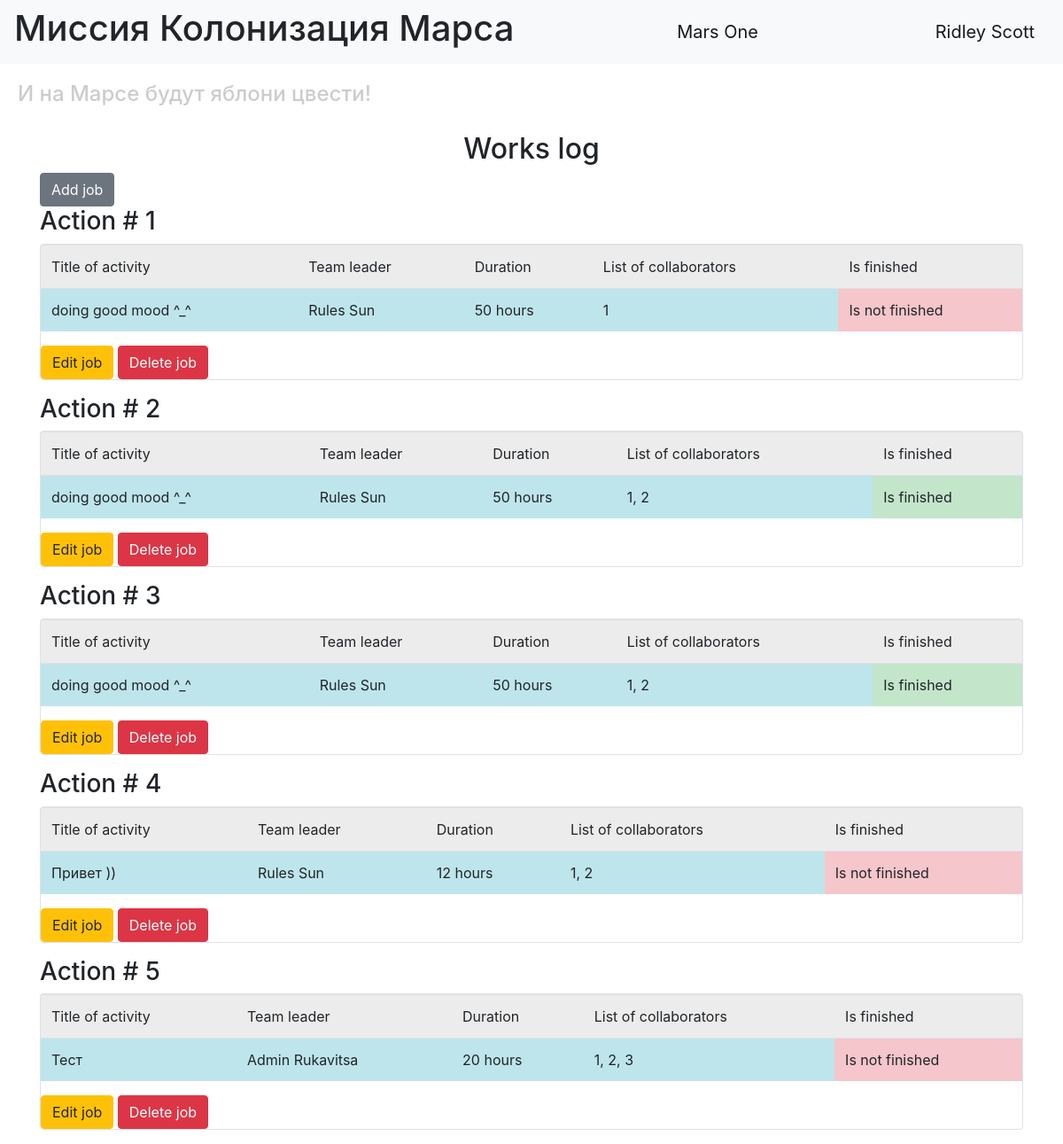
Page /index (signed in) on the committed database.
### data/users.py (models this page shows, shortened)
class User(SqlAlchemyBase, UserMixin, SerializerMixin):
    __tablename__ = 'users'
    id = sqlalchemy.Column(sqlalchemy.Integer,
                           primary_key=True, autoincrement=True)
    surname = sqlalchemy.Column(sqlalchemy.String, nullable=True)
    name = sqlalchemy.Column(sqlalchemy.String, nullable=True)
    age = sqlalchemy.Column(sqlalchemy.Integer)
    position = sqlalchemy.Column(sqlalchemy.String, nullable=True)
    speciality = sqlalchemy.Column(sqlalchemy.String, nullable=True)
    address = sqlalchemy.Column(sqlalchemy.String, nullable=True)
    email = sqlalchemy.Column(sqlalchemy.String,
                              index=True, unique=True, nullable=True)
    hashed_password = sqlalchemy.Column(sqlalchemy.String, nullable=True)
    modified_date = sqlalchemy.Column(sqlalchemy.DateTime)
    city_from = sqlalchemy.Column(sqlalchemy.String)

### data/jobs.py (models this page shows)
class Jobs(SqlAlchemyBase, UserMixin, SerializerMixin):
    __tablename__ = 'jobs'
    id = sqlalchemy.Column(sqlalchemy.Integer,
                           primary_key=True, autoincrement=True)
    team_leader = sqlalchemy.Column(sqlalchemy.Integer,
                                    sqlalchemy.ForeignKey("users.id"))
    user = orm.relation('User')
    job = sqlalchemy.Column(sqlalchemy.String, nullable=True)
    work_size = sqlalchemy.Column(sqlalchemy.Integer)
    collaborators = sqlalchemy.Column(sqlalchemy.String)
    start_date = sqlalchemy.Column(sqlalchemy.DateTime,
                                   default=datetime.datetime.now)
    end_date = sqlalchemy.Column(sqlalchemy.DateTime)
    is_finished = sqlalchemy.Column(sqlalchemy.Boolean, default=False)

### main.py (the view)
@app.route('/')
@app.route('/index')
def index():
    session = db_session.create_session()
    jobs = session.query(Jobs)
    name, surname = [], []
    for job in jobs:
        for el in session.query(User).filter_by(id=job.team_leader):
            name.append(el.name)
            surname.append(el.surname)
    return render_template("index.html", jobs=jobs, name=name, surname=surname)

### data/db_session.py (called while the page is built)
def create_session() -> Session:
    global __factory
    return __factory()

### main.py (called while the page is built)
@login_manager.user_loader
def load_user(user_id):
    session = db_session.create_session()
    return session.query(User).get(user_id)

### templates/index.html
{% extends "base.html" %}
{% block content %}
<h2 align="center">Works log</h2>
{% if current_user.is_authenticated %}
    <a href="addjob" class="btn btn-secondary">Add job</a>
{% endif %}
{% for item in jobs %}
<h3>Action # {{ loop.index }}</h3>
<div class="col-md6 border rounded">
    <table class="table">
        <tr>
            <td class="table-active">Title of activity</td>
            <td class="table-active">Team leader</td>
            <td class="table-active">Duration</td>
            <td class="table-active">List of collaborators</td>
            <td class="table-active">Is finished</td>
        </tr>
      <tr>
        <td class="table-info">{{ item.job }}</td>
          <td class="table-info">{{ name[loop.index0] }} {{ surname[loop.index0] }}</td>
          <td class="table-info">{{ item.work_size }} hours</td>
          <td class="table-info">{{ item.collaborators }}</td>
          {% if item.is_finished %}
          <td class="table-success"> Is finished</td>
          {% else %}
          <td class="table-danger"> Is not finished</td>
          {% endif %}
      </tr>
    </table>
    {% if current_user.is_authenticated and (current_user == item.user or current_user.id == 1) %}
    <div>
        <a href="/jobs/{{ item.id }}" class="btn btn-warning">Edit job</a>
        <a href="/jobs_delete/{{ item.id }}" class="btn btn-danger">Delete job</a>
    </div>
{% endif %}
</div>
<p>
{% endfor %}
{% endblock %}

### templates/base.html (shortened to what this page needs)
<!DOCTYPE html>
<html lang="en">
<head>
    <link rel="stylesheet" href="https://stackpath.bootstrapcdn.com/bootstrap/4.4.1/css/bootstrap.min.css">
    <link rel="stylesheet" type="text/css" href="/static/css/style.css" />
</head>
  <body>
    <header>
      <nav class="navbar navbar-light bg-light">
          <h1>Миссия Колонизация Марса</h1>
        <a class="navbar-brand" href="#">Mars One</a>
          {% if current_user.is_authenticated %}
    <a class="navbar-brand" href="/logout">{{ current_user.name }} {{ current_user.surname }}</a>
{% else %}
    <p>
        <a class="btn btn-primary " href="/register">Зарегистрироваться</a>
        <a class="btn btn-success" href="/login">Войти</a>
    </p>
{% endif %}
      </nav>
        <h4>И на Марсе будут яблони цвести!</h4>
    </header>
    <main role="main" class="container">
        {% block content %}{% endblock %}
    </main>
  </body>
</html>

### static/css/style.css (style rules this page uses)
h4 { color: #cccccc; padding: 20px; }

### rows in the picture
User: name "Ridley", surname "Scott"
Jobs: job "doing good mood ^_^", work_size "50", collaborators "1", is_finished "Is not finished"
User: name "Rules", surname "Sun"
Jobs: job "doing good mood ^_^", work_size "50", collaborators "1, 2", is_finished "Is finished"
Jobs: job "doing good mood ^_^", work_size "50", collaborators "1, 2", is_finished "Is finished"
Jobs: job "Привет ))", work_size "12", collaborators "1, 2", is_finished "Is not finished"
Jobs: job "Тест", work_size "20", collaborators "1, 2, 3", is_finished "Is not finished"
User: name "Admin", surname "Rukavitsa"
